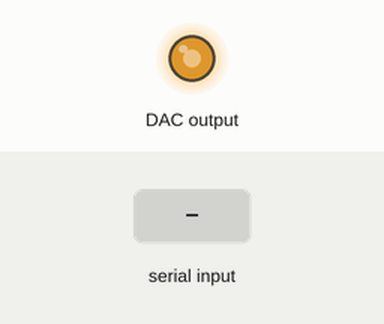
The sketch below on a simulated Arduino Uno, built with avr-gcc and run on an emulated ATmega328P. Parts: output pins drawn as LEDs (lit = HIGH). Wiring (inferred from the names in the program): MCP4725 DAC at I2C address 0x60. The inputs (shaded band) are chosen by the test bench.

Above: at 1.2 s.
1.3 s: "K90\n" received over Serial
At 1.6 s:
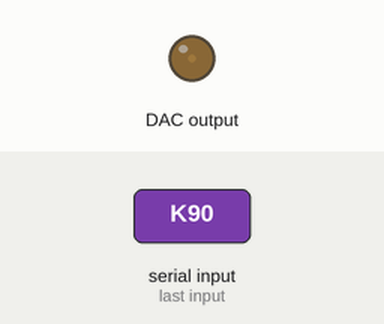
2.8 s: "V90\n" received over Serial
At 3.9 s:
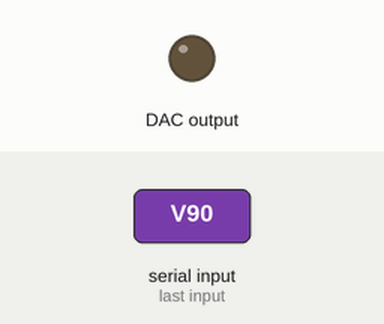
Timing chart, 0 to 5.8 s (numbered marks = the images above; inputs shaded):
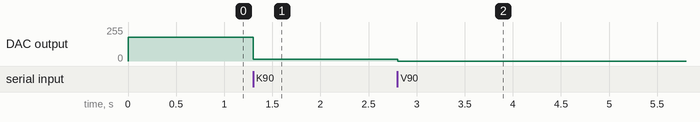

The sketch:

dc-dc_test.ino
```cpp
/*
   Скетч для тестирования управляемого
   DC-DC на основе ЦАП MCP4725

   Выходное напряжение:
   Vout = Vref * K
   K = (Rup / Rdwn) + 1
      > Vref  - опорное напряжение с выхода ЦАП
      > K     - коэф. деления обратной связи
      > Rup   - сопротивление верхнего плеча делителя
      > Rdwn  - сопротивление нижнего плеча делителя

   Получения 12-битного значения для ЦАП (напряжение в мВ):
   Data = (Vout * 4096UL) / (DAvcc * K)
      > Data  - значение для отправки в ЦАП
      > Vout  - требуемое выходное напряжение
      > DAvcc - напряжение питания ЦАП (опорное напряжение ЦАП)
      > K     - коэф. деления обратной связи

   Пример:
      > Vout = 15000 мВ (15 В)
      > DAvcc = 5000 мВ (5В)
      > K = 6.85
   Data = (15000 * 4096UL) / (5000 * 6.85f) = 1793
*/

#include <Wire.h>

#define MCP4725_ADDR 0x60 // Адрес MCP на шине I2c
float KDiv = 6.85f;       // Рассчитанный коэф. деления
uint16_t DAvcc = 5037;    // Напряжение питания ЦАП
uint16_t Vout = 24000;    // Выходное напряжение по умолчанию

void setup() {
  Serial.begin(9600);
  Serial.setTimeout(50);
  Wire.begin();

  /* Устанавливаем напряжение по умолчанию */
  uint16_t data = ((uint32_t)Vout * 4096UL) / ((float)DAvcc * KDiv);
  dac_write(data);
}

void loop() {
  /*
      Команды для управления из Serial (примеры):
      1. Установка K = 6.84:          K6.84
      2. Установка Vout = 15000 мВ:   V15000
      3. Установка DAvcc = 4900 мВ:   R4900

      Установка монитора порта - 9600, нет конца строки
  */

  if (Serial.available() > 1) { // Если доступны данные
    switch (Serial.read()) {    // Парсинг переменных
      case 'K': KDiv = Serial.parseFloat(); break;
      case 'V': Vout = Serial.parseInt();   break;
      case 'R': DAvcc = Serial.parseInt();  break;
    }
    /* Рассчет и обновление значения ЦАП */
    uint16_t data = ((uint32_t)Vout * 4096UL) / ((float)DAvcc * KDiv);
    dac_write(data);
  }
}

void dac_write(uint16_t data) {
  Wire.beginTransmission(MCP4725_ADDR);
  Wire.write(highByte(data));
  Wire.write(lowByte(data));
  Wire.endTransmission();
}
```

Measured:
- after the input at 1.3 s, DAC output: 178/255 → 13/255 at once
- after the input at 2.8 s, DAC output: 13/255 → 0/255 at once
